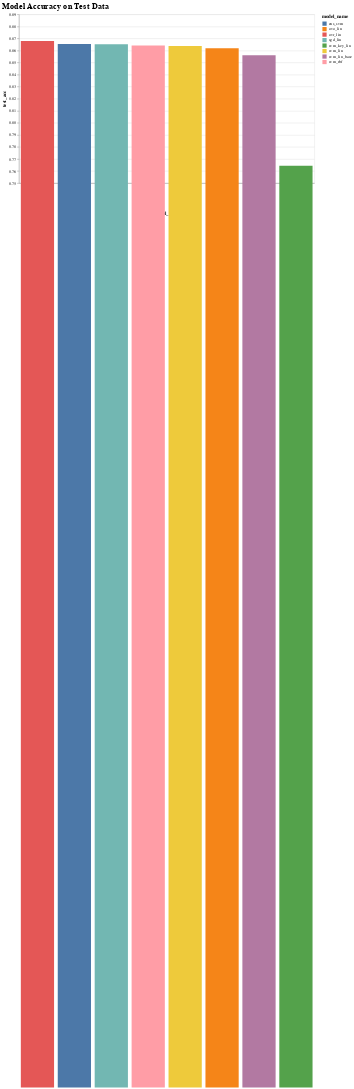

Notebook source saved alongside this figure:
### Code cell
import altair as alt

alt.Chart(df_all).mark_bar().encode(
    x=alt.Y('model_name:N', sort='-y'),
    y=alt.Y('test_acc:Q',scale=alt.Scale(domain=[.75,.89])),
    color='model_name',
    tooltip=['model_name','test_acc']
).properties(width=700,height=400,title='Model Accuracy on Test Data').configure_title(fontSize=20,anchor='start')

### Figure 1 — Vega-Lite specification as saved in the notebook (floating-point values rounded to 4 significant figures)
{"config": {"view": {"continuousWidth": 400, "continuousHeight": 300}, "title": {"anchor": "start", "fontSize": 20}}, "data": {"name": "data-0d65594ce666a421ff89c59d0a973331"}, "mark": "bar", "encoding": {"color": {"type": "nominal", "field": "model_name"}, "tooltip": [{"type": "nominal", "field": "model_name"}, {"type": "quantitative", "field": "test_acc"}], "x": {"type": "nominal", "field": "model_name", "sort": "-y"}, "y": {"type": "quantitative", "field": "test_acc", "scale": {"domain": [0.75, 0.89]}}}, "height": 400, "title": "Model Accuracy on Test Data", "width": 700, "$schema": "https://vega.github.io/schema/vega-lite/v4.8.1.json", "datasets": {"data-0d65594ce666a421ff89c59d0a973331": [{"model_name": "svm_rbf", "test_acc": 0.8641, "test_precision": 0.8664, "test tpr/recall": 0.8641, "test F1 Score": 0.8647, "sx_acc": 0.9911, "dr_acc": 0.9381, "ed_acc": 0.8799, "sp_acc": 0.8785, "mk_acc": 0.797, "os_acc": 0.7854, "fp_sx": 7, "fp_dr": 5}, {"model_name": "svm_lin", "test_acc": 0.8637, "test_precision": 0.8668, "test tpr/recall": 0.8637, "test F1 Score": 0.8645, "sx_acc": 0.9948, "dr_acc": 0.9479, "ed_acc": 0.8723, "sp_acc": 0.8684, "mk_acc": 0.8016, "os_acc": 0.7832, "fp_sx": 10, "fp_dr": 7}, {"model_name": "sgd_lin", "test_acc": 0.8651, "test_precision": 0.8655, "test tpr/recall": 0.8651, "test F1 Score": 0.865, "sx_acc": 0.997, "dr_acc": 0.9511, "ed_acc": 0.8838, "sp_acc": 0.8947, "mk_acc": 0.7689, "os_acc": 0.794, "fp_sx": 23, "fp_dr": 7}, {"model_name": "ovo_lin", "test_acc": 0.8619, "test_precision": 0.8662, "test tpr/recall": 0.8619, "test F1 Score": 0.8632, "sx_acc": 0.9859, "dr_acc": 0.9251, "ed_acc": 0.8697, "sp_acc": 0.8704, "mk_acc": 0.8022, "os_acc": 0.7861, "fp_sx": 4, "fp_dr": 2}, {"model_name": "ovr_lin", "test_acc": 0.8678, "test_precision": 0.8682, "test tpr/recall": 0.8678, "test F1 Score": 0.8678, "sx_acc": 0.9918, "dr_acc": 0.9381, "ed_acc": 0.8863, "sp_acc": 0.9008, "mk_acc": 0.7765, "os_acc": 0.804, "fp_sx": 12, "fp_dr": 5}, {"model_name": "ens_svm", "test_acc": 0.8655, "test_precision": 0.867, "test tpr/recall": 0.8655, "test F1 Score": 0.8659, "sx_acc": 0.9888, "dr_acc": 0.9055, "ed_acc": 0.8825, "sp_acc": 0.8866, "mk_acc": 0.78, "os_acc": 0.7968, "fp_sx": 8, "fp_dr": 2}, {"model_name": "svm_lin_base", "test_acc": 0.856, "test_precision": 0.8587, "test tpr/recall": 0.856, "test F1 Score": 0.8567, "sx_acc": 0.9918, "dr_acc": 0.9349, "ed_acc": 0.8685, "sp_acc": 0.8563, "mk_acc": 0.7905, "os_acc": 0.7739, "fp_sx": 13, "fp_dr": 11}, {"model_name": "svm_key_lin", "test_acc": 0.7645, "test_precision": 0.7654, "test tpr/recall": 0.7645, "test F1 Score": 0.7636, "sx_acc": 0.9703, "dr_acc": 0.8958, "ed_acc": 0.705, "sp_acc": 0.7287, "mk_acc": 0.6536, "os_acc": 0.6597, "fp_sx": 83, "fp_dr": 42}]}}
